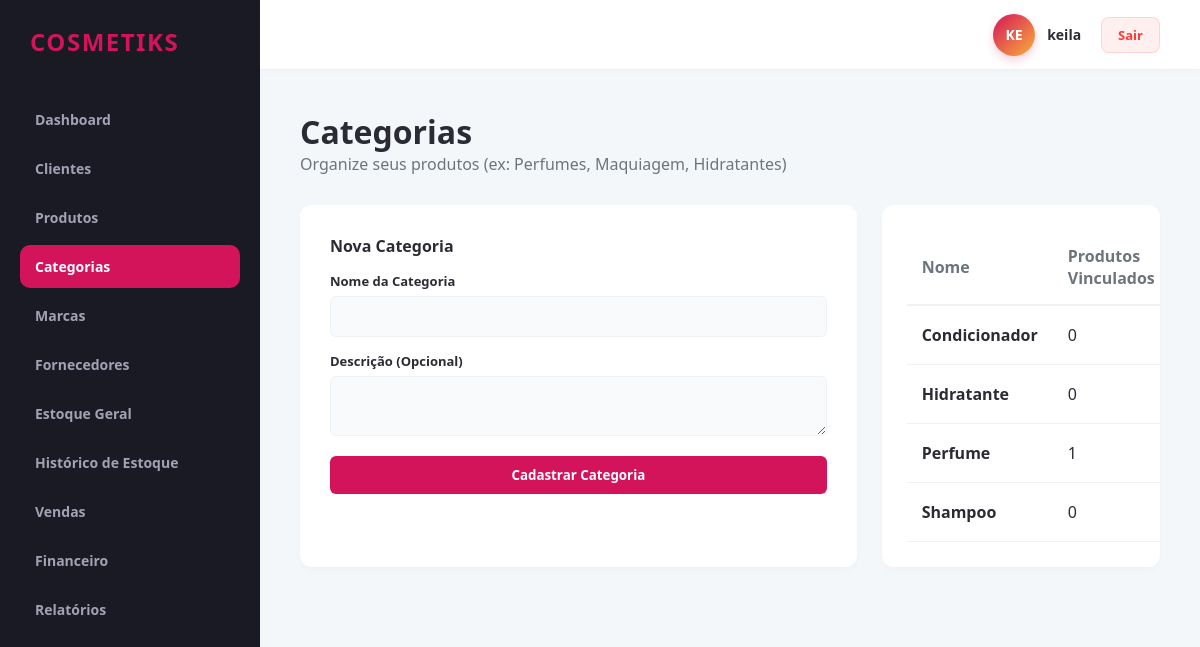
The app's page /categorias/ (signed in), older data.
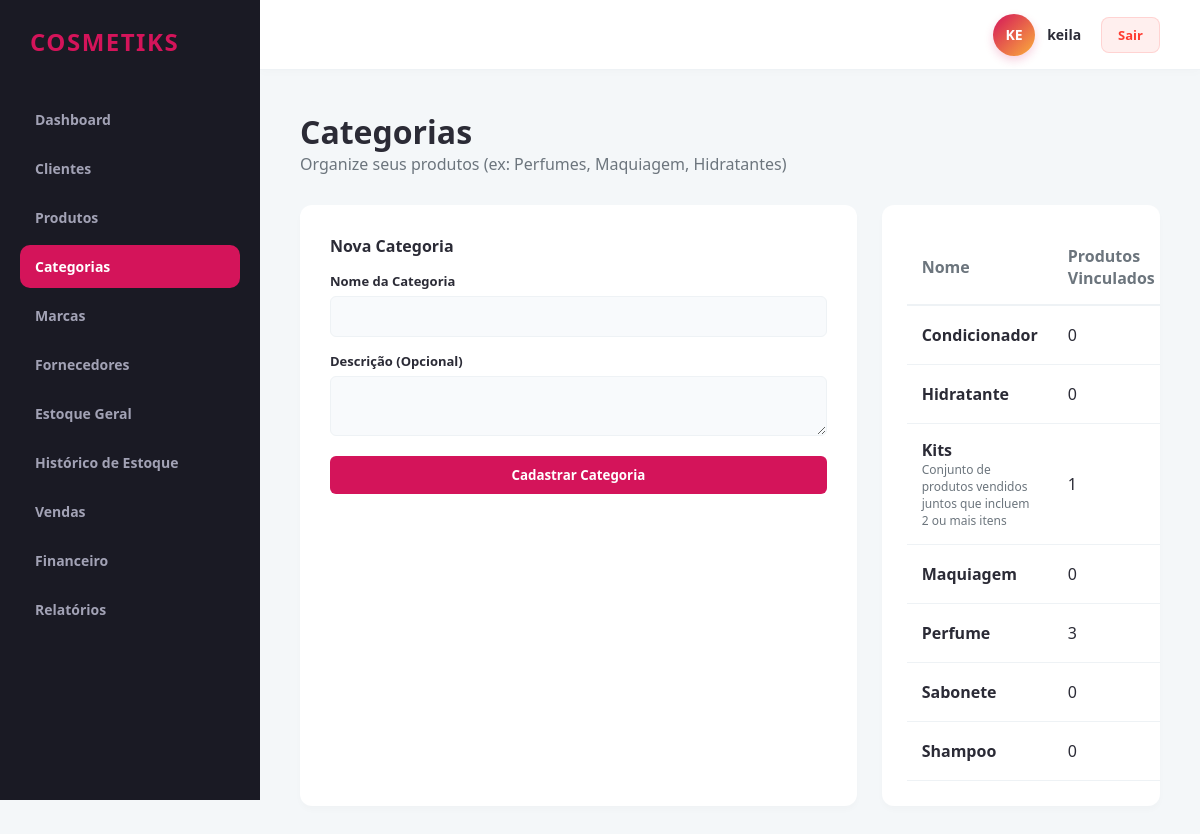
The same page, newer data.
### app/models/categoria.py (models this page shows)
class Categoria(db.Model):
    __tablename__ = 'categorias'
    id = db.Column(db.Integer, primary_key=True)
    revendedor_id = db.Column(db.Integer, db.ForeignKey('revendedores.id'), nullable=False)
    nome = db.Column(db.String(100), nullable=False)
    descricao = db.Column(db.Text, nullable=True)
    produtos = db.relationship('Produto', backref='categoria', lazy=True)

### app/controllers/categoria_controller.py (the view)
@categoria_bp.route('/')
@revendedor_required
def index():
    revendedor_id = session.get('revendedor_id')
    lista = categoria_service.listar_todas(revendedor_id)
    return render_template('produtos/categorias.html', categorias=lista)

### app/controllers/categoria_controller.py (called while the page is built)
def revendedor_required(f):
    @wraps(f)
    def decorated_function(*args, **kwargs):
        if not session.get('usuario_logado') or session.get('is_admin'):
            flash('Acesso restrito a revendedores autenticados.', 'danger')
            return redirect(url_for('auth.login'))
        return f(*args, **kwargs)
    return decorated_function

### app/repositories/categoria_repository.py (called while the page is built)
    def get_todas_ordenadas(self, revendedor_id):
        return self.model.query.filter_by(revendedor_id=revendedor_id).order_by(self.model.nome.asc()).all()

### app/services/categoria_service.py (called while the page is built)
    def listar_todas(self, revendedor_id):
        return self.categoria_repo.get_todas_ordenadas(revendedor_id)

### app/templates/produtos/categorias.html (shortened to what this page needs)
{% extends 'base.html' %}
{% block content %}
<div class="header-panel">
    <div>
        <h1>Categorias</h1>
        <p style="color: var(--text-muted);">Organize seus produtos (ex: Perfumes, Maquiagem, Hidratantes)</p>
    </div>
</div>
<div class="dashboard-row">
    <div class="form-container">
        <div style="font-weight: 700; margin-bottom: 15px;">Nova Categoria</div>
        <form action="{{ url_for('categoria.nova') }}" method="POST">
            <div class="form-group" style="margin-bottom: 15px;">
                <label class="form-label">Nome da Categoria</label>
                <input type="text" name="nome" class="form-control" required>
            </div>
            <div class="form-group" style="margin-bottom: 20px;">
                <label class="form-label">Descrição (Opcional)</label>
                <textarea name="descricao" class="form-control" rows="2"></textarea>
            </div>
            <button type="submit" class="btn btn-primary" style="width: 100%;">Cadastrar Categoria</button>
        </form>
    </div>
    <div class="data-table-container">
        <table class="data-table">
            <thead>
                <tr>
                    <th>Nome</th>
                    <th>Produtos Vinculados</th>
                </tr>
            </thead>
            <tbody>
                {% for cat in categorias %}
                <tr>
                    <td>
                        <strong>{{ cat.nome }}</strong>
                        <div style="font-size: 12px; color: var(--text-muted);">{{ cat.descricao or '' }}</div>
                    </td>
                    <td>{{ cat.produtos|length }}</td>
                </tr>
                {% endfor %}
            </tbody>
        </table>
    </div>
</div>
{% endblock %}

Row changes from the older to the newer data that the page shows:
added Categoria: nome "Kits", descricao "Conjunto de produtos vendidos juntos que incluem 2 ou mais itens", produtos|length "1"
added Categoria: nome "Maquiagem", produtos|length "0"
computed for Categoria "Perfume": produtos|length "1" → "3"
added Categoria: nome "Sabonete", produtos|length "0"
